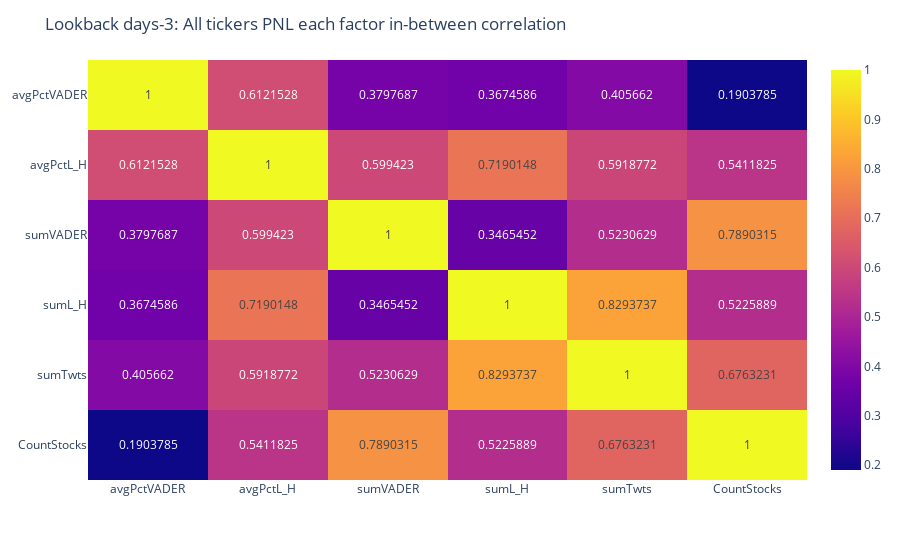

Notebook source saved alongside this figure:
### Code cell
fig = px.imshow(df_summary[['avgPctVADER','avgPctL_H','sumVADER','sumL_H','sumTwts','CountStocks']].corr(), text_auto=True, aspect="auto")
fig.update_layout(title="Lookback days-"+str(week)+': All tickers PNL each factor in-between correlation', xaxis_nticks=36)
fig.show()

### Figure 1 — Plotly figure (JSON) as saved in the notebook; plotly's stock layout.template omitted (floating-point values rounded to 4 significant figures)
{"data": [{"coloraxis": "coloraxis", "hovertemplate": "x: %{x}<br>y: %{y}<br>color: %{z}<extra></extra>", "name": "0", "texttemplate": "%{z}", "type": "heatmap", "x": ["avgPctVADER", "avgPctL_H", "sumVADER", "sumL_H", "sumTwts", "CountStocks"], "xaxis": "x", "y": ["avgPctVADER", "avgPctL_H", "sumVADER", "sumL_H", "sumTwts", "CountStocks"], "yaxis": "y", "z": [[1, 0.6122, 0.3798, 0.3675, 0.4057, 0.1904], [0.6122, 1, 0.5994, 0.719, 0.5919, 0.5412], [0.3798, 0.5994, 1, 0.3465, 0.5231, 0.789], [0.3675, 0.719, 0.3465, 1, 0.8294, 0.5226], [0.4057, 0.5919, 0.5231, 0.8294, 1, 0.6763], [0.1904, 0.5412, 0.789, 0.5226, 0.6763, 1]]}], "layout": {"coloraxis": {"colorscale": [[0, "#0d0887"], [0.1111, "#46039f"], [0.2222, "#7201a8"], [0.3333, "#9c179e"], [0.4444, "#bd3786"], [0.5556, "#d8576b"], [0.6667, "#ed7953"], [0.7778, "#fb9f3a"], [0.8889, "#fdca26"], [1, "#f0f921"]]}, "margin": {"t": 60}, "title": {"text": "Lookback days-3: All tickers PNL each factor in-between correlation"}, "xaxis": {"anchor": "y", "domain": [0, 1], "nticks": 36}, "yaxis": {"anchor": "x", "autorange": "reversed", "domain": [0, 1]}}}
